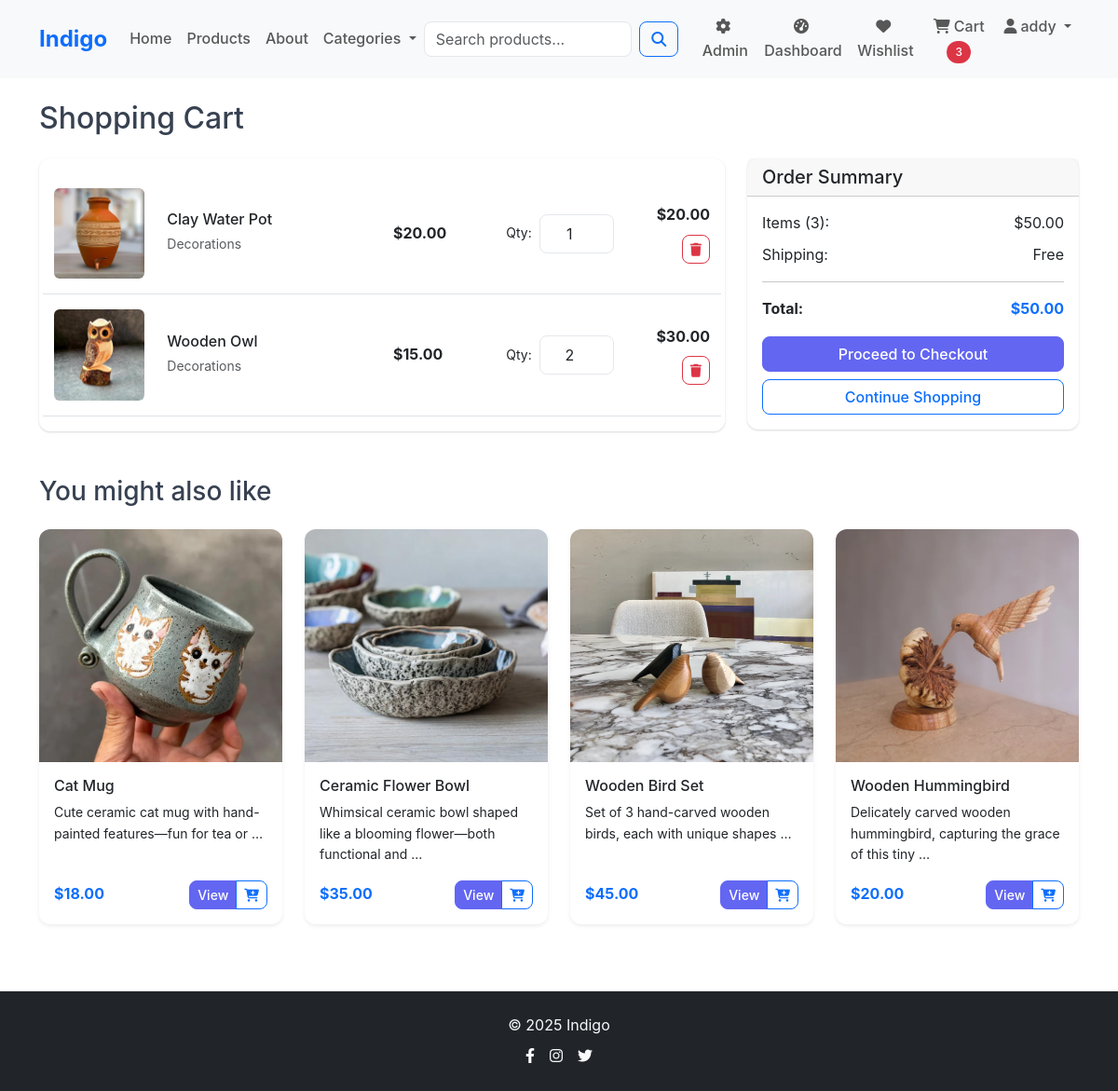
Before: /cart/ (signed in) with the older database file.
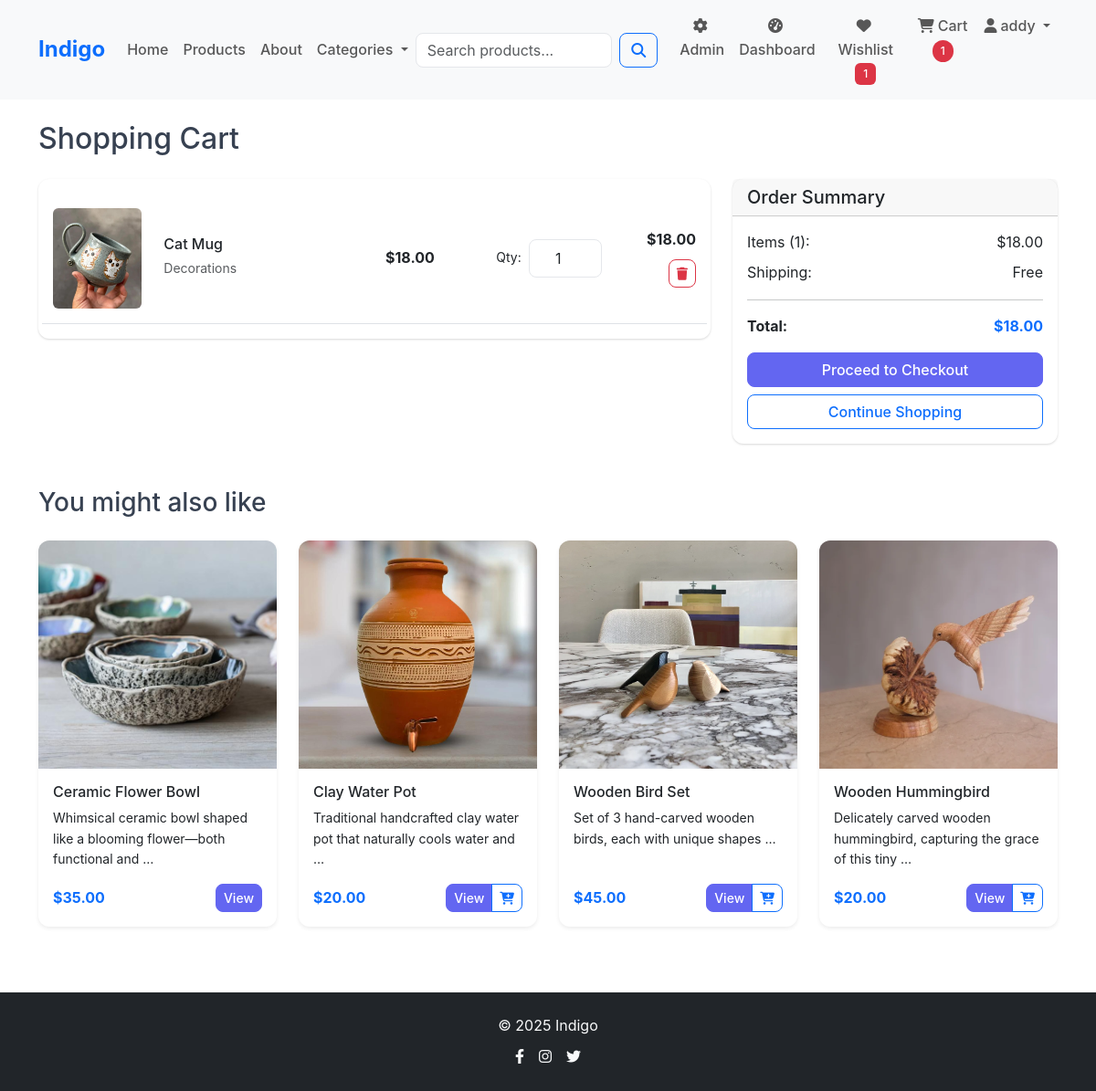
After: the same page with the newer database file.
### cart/models.py (models this page shows, shortened)
class CartItem(models.Model):
    cart = models.ForeignKey(Cart, on_delete=models.CASCADE, related_name='items')
    product = models.ForeignKey(Product, on_delete=models.CASCADE)
    quantity = models.PositiveIntegerField(
        default=1,
        validators=[MinValueValidator(1)]
    )
    added_at = models.DateTimeField(auto_now_add=True)
    class Meta:
        unique_together = ('cart', 'product')
        indexes = [
            models.Index(fields=['cart', 'product']),
        ]
    @property
    def total_price(self):
        return self.quantity * self.product.price

class Cart(models.Model):
    user = models.OneToOneField(User, on_delete=models.CASCADE)
    created_at = models.DateTimeField(auto_now_add=True)
    updated_at = models.DateTimeField(auto_now=True)
    @property
    def total_price(self):
        return sum(item.total_price for item in self.items.all())
    @property
    def total_items(self):
        return sum(item.quantity for item in self.items.all())

### store/models.py (models this page shows, shortened)
class Product(models.Model):
    name = models.CharField(max_length=200)
    description = models.TextField()
    price = models.DecimalField(
        max_digits=10,
        decimal_places=2,
        validators=[MinValueValidator(0.01)]
    )
    category = models.ForeignKey(Category, on_delete=models.CASCADE, related_name='products')
    subcategory = models.ForeignKey(Subcategory, on_delete=models.CASCADE, related_name='products', null=True, blank=True)
    image = models.ImageField(upload_to='products/', default='static/default.jpg') #upload to media directory
    stock_quantity = models.PositiveIntegerField(
        default=0,
        validators=[MaxValueValidator(9999)]
    )
    is_active = models.BooleanField(default=True) #is active on website
    featured = models.BooleanField(default=False) #is featured on home page
    created_by = models.ForeignKey(User, on_delete=models.SET_NULL, null=True, blank=True, related_name='created_products')
    created_at = models.DateTimeField(auto_now_add=True)
    updated_at = models.DateTimeField(auto_now=True)
    class Meta:
        ordering = ['-created_at']
        indexes = [
            models.Index(fields=['category', 'is_active']),
            models.Index(fields=['subcategory', 'is_active']),
            models.Index(fields=['featured', 'is_active']),
            models.Index(fields=['price']),
            models.Index(fields=['created_at']),
            models.Index(fields=['created_by']),
        ]

class Category(models.Model):
    CATEGORY_CHOICES = [
        ('decorations', 'Decorations'),
        ('jewelry', 'Jewelry'),
    ]
    name = models.CharField(max_length=50, choices=CATEGORY_CHOICES, unique=True)
    description = models.TextField(blank=True)
    created_at = models.DateTimeField(auto_now_add=True)
    class Meta:
        verbose_name_plural = "Categories"

### cart/views.py (the view)
# urls.py: path('cart/', views.cart_view, name='view'),
@login_required
def cart_view(request):
    try:
        cart, created = Cart.objects.get_or_create(user=request.user)
        recommendations = get_cart_recommendations(request.user, limit=4)
        return render(request, 'cart/cart.html', {
            'cart': cart,
            'recommendations': recommendations
        })
    except Exception:
        return render(request, 'cart/cart.html', {
            'cart': None,
            'recommendations': []
        })

### Indigo/context_processors.py (called while the page is built)
def cart_count(request):
    if request.user.is_authenticated:
        try:
            cart = Cart.objects.get(user=request.user)
            return {'cart_count': cart.total_items}
        except Cart.DoesNotExist:
            return {'cart_count': 0}
    return {'cart_count': 0}

def wishlist_count(request):
    if request.user.is_authenticated:
        try:
            wishlist = Wishlist.objects.get(user=request.user)
            return {'wishlist_count': wishlist.total_items}
        except Wishlist.DoesNotExist:
            return {'wishlist_count': 0}
    return {'wishlist_count': 0}

### wishlist/models.py (called while the page is built)
    @property
    def total_items(self):
        return self.products.count()

### cart/templates/cart/cart.html (shortened to what the changed rows need)
{% extends 'base.html' %}
{% load static %}
{% block content %}
<div class="container py-4">
    <h2 class="mb-4">Shopping Cart</h2>
    {% if cart and cart.items.all %}
    <div class="row">
        <div class="col-lg-8">
            <div class="card">
                <div class="card-body">
                    {% for item in cart.items.all %}
                    <div class="row align-items-center border-bottom py-3">
                        <div class="col-md-2">
                            <img src="{{ item.product.image.url }}" alt="{{ item.product.name }}" class="img-fluid rounded">
                        </div>
                        <div class="col-md-4">
                            <h6 class="mb-1">{{ item.product.name }}</h6>
                            <small class="text-muted">{{ item.product.category.get_name_display }}</small>
                        </div>
                        <div class="col-md-2">
                            <span class="fw-bold">${{ item.product.price }}</span>
                        </div>
                        <div class="col-md-2">
                            <form method="post" action="{% url 'cart:update' item.id %}" class="quantity-form">
                                <div class="d-flex align-items-center">
                                    <label class="form-label me-2 mb-0 small">Qty:</label>
                                    <input type="number" name="quantity" value="{{ item.quantity }}" min="1" max="{{ item.product.stock_quantity }}" class="form-control text-center quantity-input" style="width: 80px; font-size: 16px; padding: 8px;" onchange="this.form.submit()">
                                </div>
                            </form>
                        </div>
                        <div class="col-md-2 text-end">
                            <div class="fw-bold mb-2">${{ item.total_price }}</div>
                            <a href="{% url 'cart:remove' item.id %}" class="btn btn-sm btn-outline-danger">
                                <i class="fas fa-trash"></i>
                            </a>
                        </div>
                    </div>
                    {% endfor %}
                </div>
            </div>
        </div>
        <div class="col-lg-4">
            <div class="card">
                <div class="card-header">
                    <h5 class="mb-0">Order Summary</h5>
                </div>
                <div class="card-body">
                    <div class="d-flex justify-content-between mb-2">
                        <span>Items ({{ cart.total_items }}):</span>
                        <span>${{ cart.total_price }}</span>
                    </div>
                    <div class="d-flex justify-content-between mb-2">
                        <span>Shipping:</span>
                        <span>Free</span>
                    </div>
                    <hr>
                    <div class="d-flex justify-content-between mb-3">
                        <strong>Total:</strong>
                        <strong class="text-primary">${{ cart.total_price }}</strong>
                    </div>
                    <a href="{% url 'cart:checkout' %}" class="btn btn-primary w-100 mb-2">Proceed to Checkout</a>
                    <a href="{% url 'store:product_list' %}" class="btn btn-outline-primary w-100">Continue Shopping</a>
                </div>
            </div>
        </div>
    </div>
    {% if recommendations %}
    <section class="mt-5">
        <h3 class="mb-4">You might also like</h3>
        <div class="row g-4">
            {% for product in recommendations %}
            <div class="col-lg-3 col-md-6">
                <div class="card product-card h-100 border-0 shadow-sm">
                    <img src="{{ product.image.url }}" class="card-img-top" alt="{{ product.name }}">
                    <div class="card-body d-flex flex-column">
                        <h6 class="card-title">{{ product.name }}</h6>
                        <p class="card-text flex-grow-1 small">{{ product.description|truncatewords:10 }}</p>
                        <div class="d-flex justify-content-between align-items-center">
                            <span class="text-primary fw-bold">${{ product.price }}</span>
                            <div class="btn-group">
                                <a href="{% url 'store:product_detail' product.pk %}" class="btn btn-primary btn-sm">View</a>
                                {% if product.stock_quantity > 0 %}
                                <a href="{% url 'cart:add' product.id %}" class="btn btn-outline-primary btn-sm">
                                    <i class="fas fa-cart-plus"></i>
                                </a>
                                {% endif %}
                            </div>
                        </div>
                    </div>
                </div>
            </div>
            {% endfor %}
        </div>
    </section>
    {% endif %}
    {% endif %}
</div>
{% endblock %}

### templates/components/navbar.html (shortened to what this page needs)
{% load static %}
<nav class="navbar navbar-expand-lg navbar-light bg-light sticky-top">
    <div class="container">
        <a class="navbar-brand fw-bold text-primary" href="{% url 'store:home' %}">
            Indigo
        </a>
        <div class="collapse navbar-collapse" id="navbarNav">
            <ul class="navbar-nav me-auto">
                <li class="nav-item">
                    <a class="nav-link" href="{% url 'store:home' %}">Home</a>
                </li>
                <li class="nav-item">
                    <a class="nav-link" href="{% url 'store:product_list' %}">Products</a>
                </li>
                <li class="nav-item">
                    <a class="nav-link" href="{% url 'store:about' %}">About</a>
                </li>
                <li class="nav-item dropdown">
                    <a class="nav-link dropdown-toggle" href="#" role="button" data-bs-toggle="dropdown">
                        Categories
                    </a>
                </li>
            </ul>
            <form class="d-flex me-3 d-none d-lg-flex" method="GET" action="{% url 'store:product_list' %}" id="searchForm">
                <input class="form-control me-2" type="search" name="search" placeholder="Search products..." value="{{ search_query }}" maxlength="100">
                <button class="btn btn-outline-primary" type="submit">
                    <i class="fas fa-search"></i>
                </button>
            </form>
            <ul class="navbar-nav">
                {% if user.is_authenticated %}
                    {% if user.is_staff %}
                        <li class="nav-item">
                            <a class="nav-link" href="{% url 'employee_admin:dashboard' %}">
                                <i class="fas fa-cog me-1"></i>Admin
                            </a>
                        </li>
                    {% endif %}
                    <li class="nav-item">
                        <a class="nav-link" href="{% url 'dashboard:user' %}">
                            <i class="fas fa-tachometer-alt me-1"></i>Dashboard
                        </a>
                    </li>
                    <li class="nav-item">
                        <a class="nav-link" href="{% url 'wishlist:view' %}">
                            <i class="fas fa-heart me-1"></i>Wishlist
                            {% if wishlist_count > 0 %}
                                <span class="badge bg-danger">{{ wishlist_count }}</span>
                            {% endif %}
                        </a>
                    </li>
                    <li class="nav-item">
                        <a class="nav-link" href="{% url 'cart:view' %}">
                            <i class="fas fa-shopping-cart me-1"></i>Cart
                            {% if cart_count > 0 %}
                                <span class="badge bg-danger rounded-pill">{{ cart_count }}</span>
                            {% endif %}
                        </a>
                    </li>
                    <li class="nav-item dropdown">
                        <a class="nav-link dropdown-toggle" href="#" role="button" data-bs-toggle="dropdown">
                            <i class="fas fa-user me-1"></i>{{ user.username|truncatechars:15 }}
                        </a>
                    </li>
                {% endif %}
            </ul>
        </div>
    </div>
</nav>

Changed rows visible on the page:
removed CartItem: product.image (picture), product.name "Clay Water Pot", product.category.name "Decorations", product.price "20.00", quantity "1", total_price "20.00"
removed CartItem: product.image (picture), product.name "Wooden Owl", product.category.name "Decorations", product.price "15.00", quantity "2", total_price "30.00"
no longer on this page (row unchanged): Product: image (picture), name "Cat Mug", description "Cute ceramic cat mug with hand-painted features—fun for tea or …", price "18.00", stock_quantity 19 (drawn)
added CartItem: product.image (picture), product.name "Cat Mug", product.category.name "Decorations", product.price "18.00", quantity "1", total_price "18.00"
computed for Cart: total_items "3" → "1"; total_price "50.00" → "18.00"
changed Product "Ceramic Flower Bowl": stock_quantity 2 → 0 (drawn)
now on this page (row edited): Product: image (picture), name "Clay Water Pot", description "Traditional handcrafted clay water pot that naturally cools water and …", price "20.00", stock_quantity 4 (drawn)
Other visible differences:
{{ wishlist_count }}: (not shown) → "1"
{{ cart_count }}: "3" → "1"
